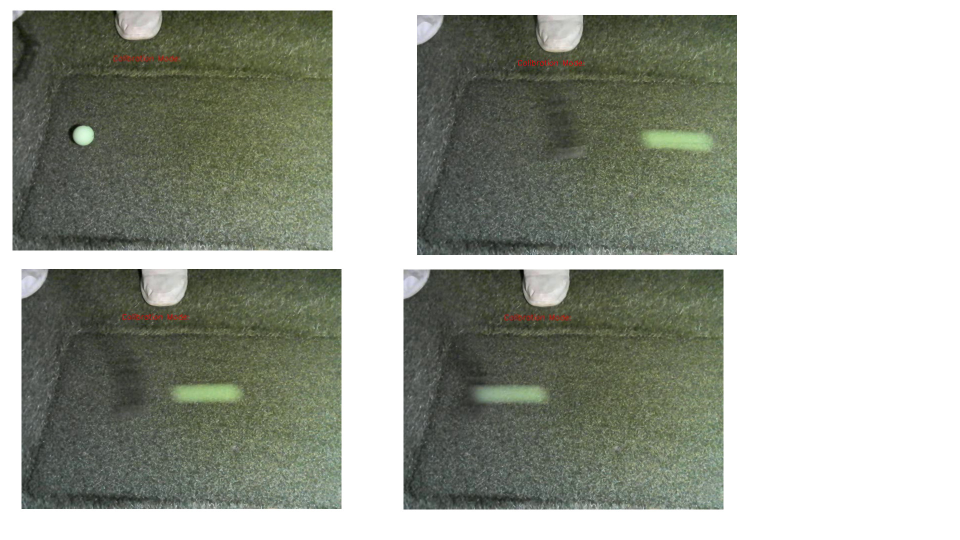
#> input picture green.jpg, 1920 x 1080 px, given in place of the camera (shown at 1/2 size)
$ python ColorModule_changed.py
#> lines starting #> are read from the running program, lines starting #| are printed output that depends on the picture; after the words box and inside, x2 and y2 are one past the last pixel; in counts of white or black regions, pixels touching at a corner belong together
"""
Color Module
Finds color in an image based on hsv values
Can run as stand alone to find relevant hsv values

"""

import cv2
import numpy as np
import logging


class ColorFinder:
    def __init__(self, trackBar=False):
        self.trackBar = trackBar
        if self.trackBar:
            self.initTrackbars()
            trackBar.__setattr__

    def empty(self, a):
        pass

    # [47 lines left out: functions initTrackbars, getTrackbarValues, setTrackbarValues, not called in this run]

    def update(self, img, myColor=None):
        """
        :param img: Image in which color needs to be found
        :param hsvVals: List of lower and upper hsv range
        :return: (mask) bw image with white regions where color is detected
                 (imgColor) colored image only showing regions detected
        """
        imgColor = [],
        mask = []

        if self.trackBar:
            myColor = self.getTrackbarValues()

        if isinstance(myColor, str):
            myColor = self.getColorHSV(myColor)

        if myColor is not None:
            imgHSV = cv2.cvtColor(img, cv2.COLOR_BGR2HSV)
            lower = np.array([myColor['hmin'], myColor['smin'], myColor['vmin']])
            upper = np.array([myColor['hmax'], myColor['smax'], myColor['vmax']])
            mask = cv2.inRange(imgHSV, lower, upper)
            imgColor = cv2.bitwise_and(img, img, mask=mask)
        return imgColor, mask

    def getColorHSV(self, myColor):

        if myColor == 'red':
            output = {'hmin': 146, 'smin': 141, 'vmin': 77, 'hmax': 179, 'smax': 255, 'vmax': 255}
        elif myColor == 'green':
            output = {'hmin': 44, 'smin': 79, 'vmin': 111, 'hmax': 79, 'smax': 255, 'vmax': 255}
        elif myColor == 'blue':
            output = {'hmin': 103, 'smin': 68, 'vmin': 130, 'hmax': 128, 'smax': 255, 'vmax': 255}
        else:
            output = None
            logging.warning("Color Not Defined")
            logging.warning("Available colors: red, green, blue ")

        return output


def main():
    myColorFinder = ColorFinder(False)
    cap = cv2.VideoCapture(0)
    cap.set(3, 640)
    cap.set(4, 480)

    # Custom Orange Color
    hsvVals = {'hmin': 10, 'smin': 55, 'vmin': 215, 'hmax': 42, 'smax': 255, 'vmax': 255}

    while True:
        success, img = cap.read()
#> img is the input picture: shape (1080, 1920, 3); mean B, G, R 153.6, 164, 160
        imgRed, _ = myColorFinder.update(img, "red")
#> in update, `imgHSV = cv2.cvtColor(img, cv2.COLOR_BGR2HSV)`: imgHSV: shape (1080, 1920, 3); mean H, S, V 28.1, 27.2, 164.2
#> in update, `mask = cv2.inRange(imgHSV, lower, upper)`:
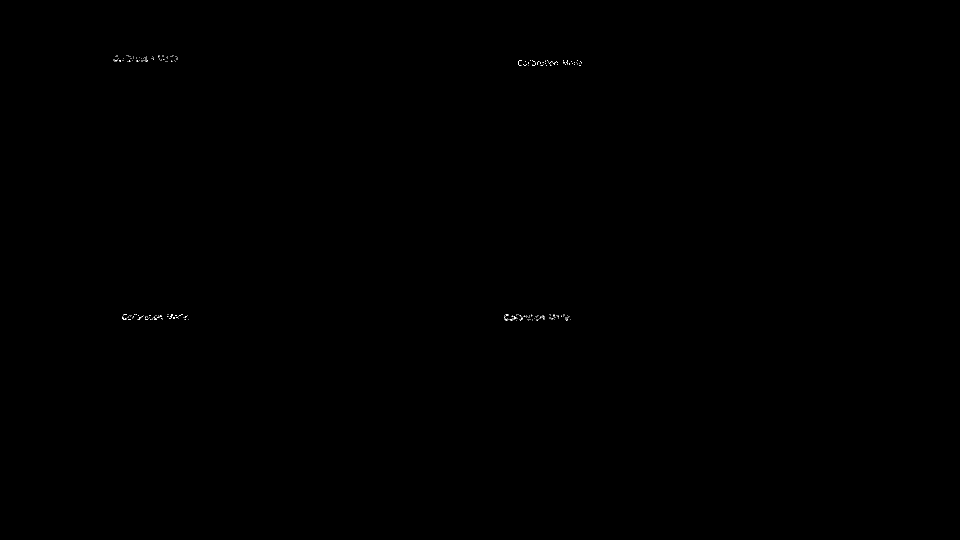
#> mask: shape (1080, 1920) (shown at 1/2 size); 0.04% white in thin lines or dots, all inside (x1, y1, x2, y2) = (227, 111, 1164, 641)
        imgGreen, _ = myColorFinder.update(img, "green")
#> call 2 of update, with myColor = 'green'
#> in update (call 2), `mask = cv2.inRange(imgHSV, lower, upper)`:
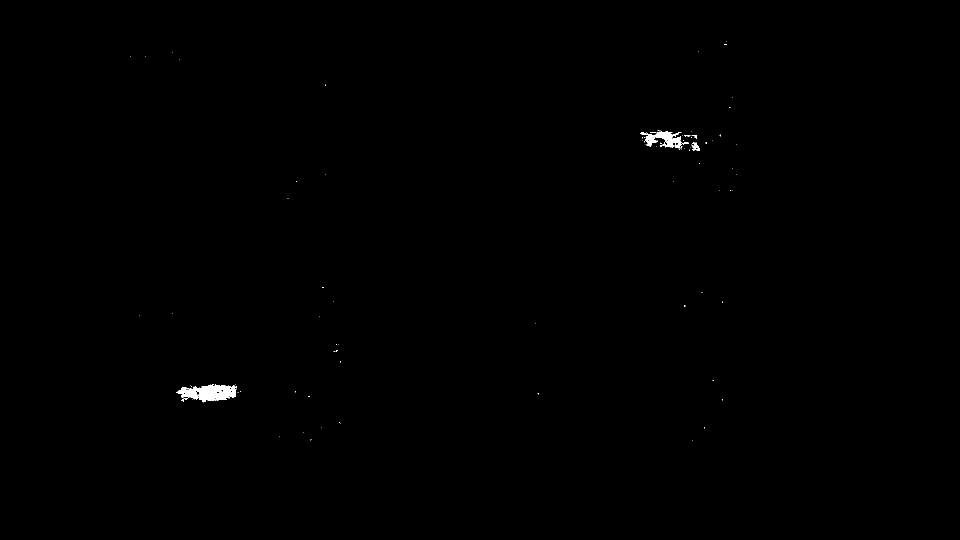
#> mask: shape (1080, 1920) (shown at 1/2 size); 0.22% white; 89 white regions (83 under 20 px), largest, box (x1, y1, x2, y2) and area: (352, 768, 473, 805) 2627, (1280, 262, 1377, 297) 1426, (1383, 285, 1400, 301) 149, (363, 797, 376, 803) 30, (1383, 270, 1394, 278) 28, (1368, 270, 1381, 273) 25
        imgBlue, _ = myColorFinder.update(img, "blue")
#> in update (call 3), `mask = cv2.inRange(imgHSV, lower, upper)`: mask: shape (1080, 1920); every value is 0
#> in update (call 3), `imgColor = cv2.bitwise_and(img, img, mask=mask)`: imgColor: shape (1080, 1920, 3); every value is 0
        imgOrange, _ = myColorFinder.update(img, hsvVals)

        cv2.imshow("Red", imgRed)
        cv2.imshow("Image", img)
        if cv2.waitKey(1) & 0xFF == ord('q'):
#> (key q is pressed here)
            break


if __name__ == "__main__":
    main()

$ run again, on red.jpg
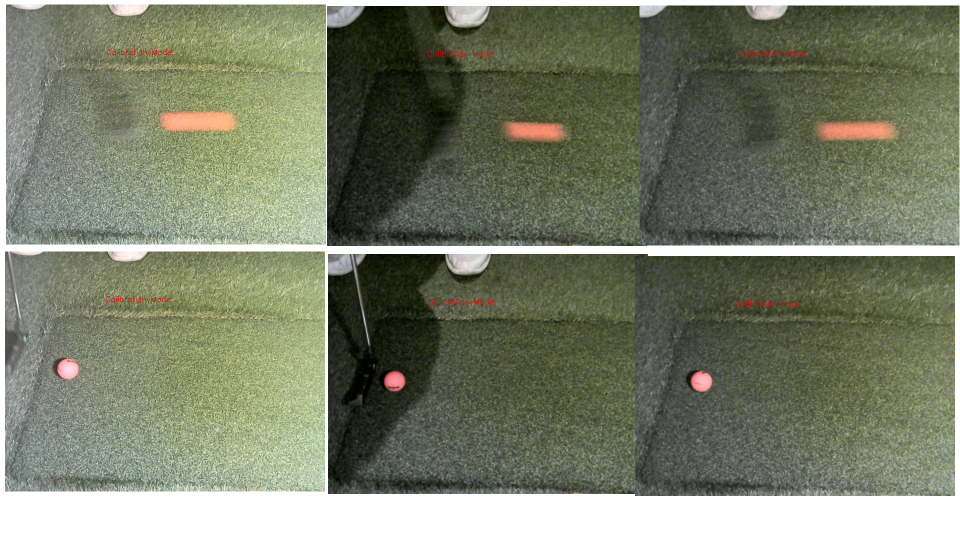
#> input picture red.jpg, 1920 x 1080 px, given in place of the camera (shown at 1/2 size)
#> in main, img is the input picture: shape (1080, 1920, 3); mean B, G, R 107, 127.7, 122.6
#> imgHSV: shape (1080, 1920, 3); mean H, S, V 37.3, 53.9, 128.7
#> in update, `mask = cv2.inRange(imgHSV, lower, upper)`:
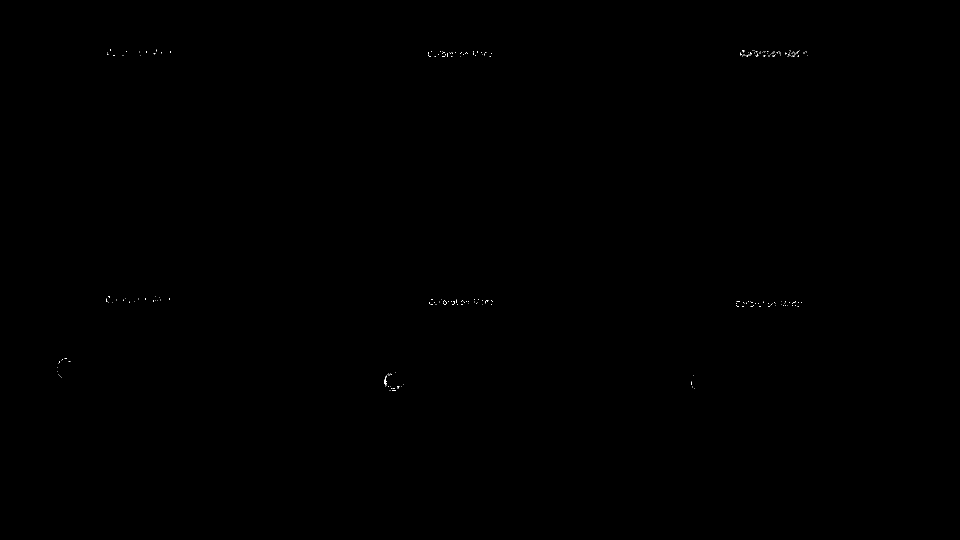
#> mask: shape (1080, 1920) (shown at 1/2 size); 0.04% white in thin lines or dots, all inside (x1, y1, x2, y2) = (114, 99, 1615, 782)
#> mask: shape (1080, 1920); 0.02% white in thin lines or dots, all inside (x1, y1, x2, y2) = (211, 92, 1918, 891)
#> mask: shape (1080, 1920); every value is 0
#> imgColor: shape (1080, 1920, 3); every value is 0
#> in update (call 4), `mask = cv2.inRange(imgHSV, lower, upper)`:
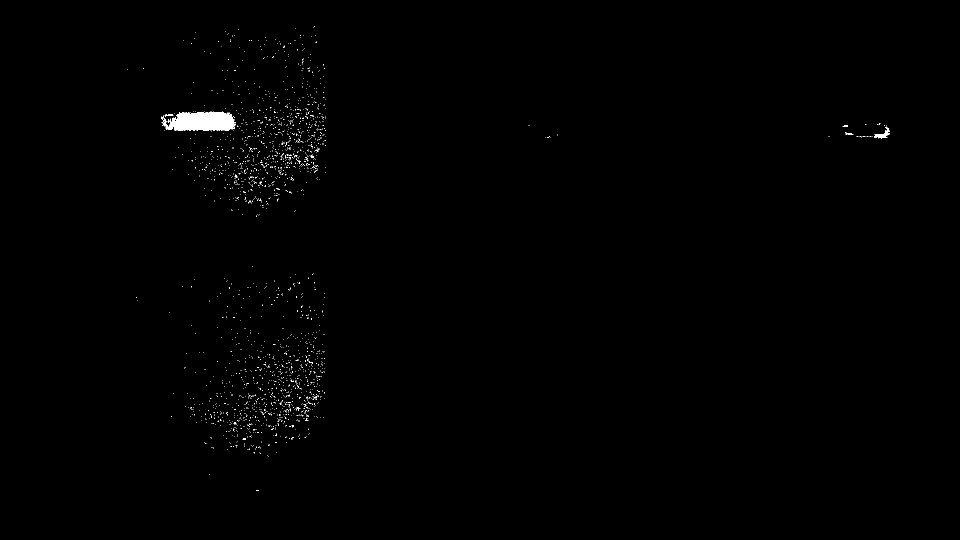
#> mask: shape (1080, 1920) (shown at 1/2 size); 0.41% white; 1891 white regions (1885 under 20 px), largest, box (x1, y1, x2, y2) and area: (322, 223, 472, 262) 4249, (1748, 254, 1779, 277) 246, (1691, 264, 1707, 270) 34, (330, 228, 347, 233) 26, (1685, 250, 1696, 254) 26, (621, 310, 628, 316) 22
